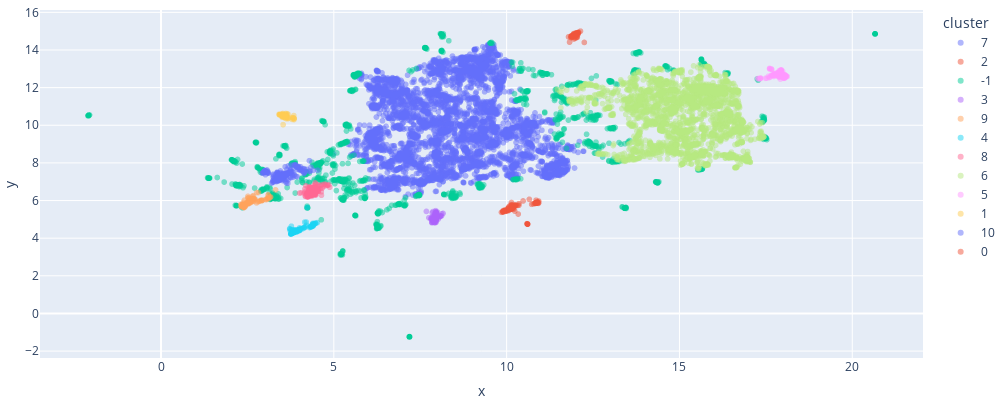

Here is the notebook cell this chart was saved with:
### Code cell
fig = px.scatter(
    df_clusters, x='x', y='y', color='cluster', hover_data=['nombre','pais','categoria','cluster'],
    opacity=0.5, width=1000, height=400,
)
fig.update_layout(margin=dict(l=0, r=0, t=10, b=0))
fig.show()

### Figure 1 — Plotly figure (JSON) as saved in the notebook; plotly's stock layout.template omitted (floating-point values rounded to 4 significant figures; data arrays with more than 128 entries replaced by an {"elided": "..."} marker saying what was removed)
{"data": [{"customdata": {"elided": "5029x4 str values"}, "hovertemplate": "cluster=%{customdata[3]}<br>x=%{x}<br>y=%{y}<br>nombre=%{customdata[0]}<br>pais=%{customdata[1]}<br>categoria=%{customdata[2]}<extra></extra>", "legendgroup": "7", "marker": {"color": "#636efa", "opacity": 0.5, "symbol": "circle"}, "mode": "markers", "name": "7", "showlegend": true, "type": "scattergl", "x": {"elided": "5029 float values"}, "xaxis": "x", "y": {"elided": "5029 float values"}, "yaxis": "y"}, {"customdata": {"elided": "153x4 str values"}, "hovertemplate": "cluster=%{customdata[3]}<br>x=%{x}<br>y=%{y}<br>nombre=%{customdata[0]}<br>pais=%{customdata[1]}<br>categoria=%{customdata[2]}<extra></extra>", "legendgroup": "2", "marker": {"color": "#EF553B", "opacity": 0.5, "symbol": "circle"}, "mode": "markers", "name": "2", "showlegend": true, "type": "scattergl", "x": {"elided": "153 float values"}, "xaxis": "x", "y": {"elided": "153 float values"}, "yaxis": "y"}, {"customdata": {"elided": "1691x4 str values"}, "hovertemplate": "cluster=%{customdata[3]}<br>x=%{x}<br>y=%{y}<br>nombre=%{customdata[0]}<br>pais=%{customdata[1]}<br>categoria=%{customdata[2]}<extra></extra>", "legendgroup": "-1", "marker": {"color": "#00cc96", "opacity": 0.5, "symbol": "circle"}, "mode": "markers", "name": "-1", "showlegend": true, "type": "scattergl", "x": {"elided": "1691 float values"}, "xaxis": "x", "y": {"elided": "1691 float values"}, "yaxis": "y"}, {"customdata": {"elided": "109x4 str values"}, "hovertemplate": "cluster=%{customdata[3]}<br>x=%{x}<br>y=%{y}<br>nombre=%{customdata[0]}<br>pais=%{customdata[1]}<br>categoria=%{customdata[2]}<extra></extra>", "legendgroup": "3", "marker": {"color": "#ab63fa", "opacity": 0.5, "symbol": "circle"}, "mode": "markers", "name": "3", "showlegend": true, "type": "scattergl", "x": [8.116, 7.976, 7.841, 7.929, 7.966, 7.939, 7.962, 7.865, 7.88, 8.123, 7.912, 7.913, 7.859, 7.957, 7.906, 7.951, 7.927, 7.867, 7.98, 7.843, 7.964, 7.925, 7.679, 7.946, 7.972, 7.898, 7.878, 7.886, 7.934, 7.939, 7.825, 7.923, 7.863, 7.849, 7.874, 7.91, 7.907, 7.893, 7.963, 7.895, 7.955, 7.953, 7.882, 7.963, 7.989, 7.95, 7.929, 7.981, 7.924, 7.901, 7.884, 7.915, 7.929, 7.96, 7.884, 7.913, 7.91, 7.898, 7.912, 7.849, 7.949, 7.897, 7.86, 7.944, 7.917, 7.911, 7.906, 7.945, 7.911, 7.804, 7.93, 7.749, 7.921, 7.907, 7.928, 7.959, 7.914, 7.877, 7.954, 7.957, 7.953, 7.997, 7.959, 7.937, 7.912, 7.885, 7.909, 7.96, 7.913, 7.916, 7.886, 7.906, 7.825, 7.915, 7.906, 7.835, 7.961, 7.842, 7.896, 7.907, 7.912, 7.925, 8.017, 8.086, 8.048, 8.091, 8.086, 8.062, 8.16], "xaxis": "x", "y": [5.183, 5.191, 5.13, 4.993, 5.362, 5.067, 4.975, 4.986, 4.932, 5.292, 4.999, 5.314, 5.122, 5.227, 4.971, 5.171, 5.219, 5.413, 5.218, 5.343, 5.2, 4.964, 5.422, 5.094, 5.248, 5.024, 4.936, 4.982, 5.113, 5.173, 5.04, 4.971, 4.917, 5.029, 4.969, 4.961, 4.924, 4.894, 5.002, 5.162, 5.398, 5.167, 4.874, 5.361, 5.148, 4.923, 5.026, 5.131, 4.813, 5.129, 5.018, 5.249, 4.985, 5.389, 4.869, 4.909, 4.929, 4.889, 4.835, 4.837, 5.169, 4.974, 5.027, 4.859, 4.995, 4.962, 4.976, 5.464, 4.931, 5.043, 4.995, 5.085, 4.945, 4.935, 5.114, 4.966, 4.888, 4.979, 4.963, 4.842, 4.997, 5.386, 5.359, 5.059, 4.96, 4.899, 4.868, 5.382, 4.907, 4.956, 4.867, 4.891, 4.965, 4.879, 4.943, 4.82, 4.964, 4.843, 4.895, 5.081, 4.939, 4.889, 5.007, 5.178, 5.104, 5.169, 5.182, 5.174, 5.318], "yaxis": "y"}, {"customdata": {"elided": "127x4 str values"}, "hovertemplate": "cluster=%{customdata[3]}<br>x=%{x}<br>y=%{y}<br>nombre=%{customdata[0]}<br>pais=%{customdata[1]}<br>categoria=%{customdata[2]}<extra></extra>", "legendgroup": "9", "marker": {"color": "#FFA15A", "opacity": 0.5, "symbol": "circle"}, "mode": "markers", "name": "9", "showlegend": true, "type": "scattergl", "x": [2.328, 2.392, 2.415, 2.306, 2.458, 2.513, 2.399, 2.46, 2.497, 2.919, 3.147, 3.148, 2.531, 3.101, 3.116, 2.438, 2.82, 3.088, 3.048, 2.382, 2.472, 2.855, 2.52, 2.896, 2.804, 3.026, 2.841, 2.937, 2.763, 3.092, 2.485, 3.314, 2.454, 2.607, 2.514, 2.539, 2.536, 3.071, 2.592, 2.334, 2.415, 2.5, 2.371, 2.45, 2.35, 2.551, 2.389, 2.644, 2.473, 2.577, 2.467, 2.594, 2.554, 2.625, 2.458, 2.642, 2.731, 2.478, 2.611, 2.41, 2.46, 2.624, 2.418, 2.546, 2.614, 2.506, 2.369, 2.448, 2.664, 2.474, 2.445, 2.591, 2.348, 2.679, 2.548, 2.494, 2.528, 2.441, 2.451, 2.65, 2.914, 2.654, 2.475, 2.644, 2.608, 2.526, 2.647, 2.558, 2.644, 2.49, 2.392, 2.698, 2.682, 2.411, 2.593, 2.517, 2.893, 2.678, 2.51, 2.408, 2.414, 2.431, 2.552, 2.521, 2.527, 2.337, 2.592, 2.477, 2.507, 2.356, 2.452, 2.516, 2.523, 2.433, 3.104, 2.766, 3.172, 2.328, 2.701, 2.591, 2.377, 2.389, 2.388, 2.394, 2.389, 2.408, 2.671], "xaxis": "x", "y": [5.671, 5.662, 5.772, 5.777, 5.817, 5.877, 5.803, 5.817, 5.876, 6.011, 6.158, 6.184, 6.152, 6.275, 6.096, 5.75, 6.425, 6.142, 6.052, 5.896, 5.853, 5.981, 5.891, 6.023, 5.936, 6.056, 5.953, 6.009, 5.874, 6.103, 5.867, 6.565, 5.791, 5.971, 6.222, 6.007, 5.968, 6.089, 5.894, 5.77, 6.021, 5.883, 5.794, 5.802, 5.813, 6.011, 5.657, 6.056, 5.835, 5.956, 5.84, 6.02, 5.917, 6.052, 5.805, 6.123, 6.054, 5.862, 6.02, 5.741, 5.813, 6.082, 5.767, 5.837, 5.978, 5.866, 5.703, 5.793, 6.057, 5.829, 5.795, 6.047, 5.715, 6.073, 5.871, 5.856, 5.851, 5.788, 5.727, 5.958, 5.991, 6.032, 5.838, 6.087, 5.944, 5.882, 6.22, 5.964, 6.086, 5.914, 5.711, 6.063, 5.954, 5.768, 6.036, 5.873, 5.992, 6.09, 5.914, 5.678, 5.763, 5.759, 6.103, 5.903, 5.905, 5.694, 5.898, 5.849, 5.822, 5.711, 5.839, 6.134, 5.936, 5.675, 6.303, 6.422, 6.189, 5.69, 6.108, 5.974, 5.712, 5.648, 5.64, 5.629, 5.655, 5.63, 6.257], "yaxis": "y"}, {"customdata": {"elided": "149x4 str values"}, "hovertemplate": "cluster=%{customdata[3]}<br>x=%{x}<br>y=%{y}<br>nombre=%{customdata[0]}<br>pais=%{customdata[1]}<br>categoria=%{customdata[2]}<extra></extra>", "legendgroup": "4", "marker": {"color": "#19d3f3", "opacity": 0.5, "symbol": "circle"}, "mode": "markers", "name": "4", "showlegend": true, "type": "scattergl", "x": {"elided": "149 float values"}, "xaxis": "x", "y": {"elided": "149 float values"}, "yaxis": "y"}, {"customdata": {"elided": "159x4 str values"}, "hovertemplate": "cluster=%{customdata[3]}<br>x=%{x}<br>y=%{y}<br>nombre=%{customdata[0]}<br>pais=%{customdata[1]}<br>categoria=%{customdata[2]}<extra></extra>", "legendgroup": "8", "marker": {"color": "#FF6692", "opacity": 0.5, "symbol": "circle"}, "mode": "markers", "name": "8", "showlegend": true, "type": "scattergl", "x": {"elided": "159 float values"}, "xaxis": "x", "y": {"elided": "159 float values"}, "yaxis": "y"}, {"customdata": {"elided": "2736x4 str values"}, "hovertemplate": "cluster=%{customdata[3]}<br>x=%{x}<br>y=%{y}<br>nombre=%{customdata[0]}<br>pais=%{customdata[1]}<br>categoria=%{customdata[2]}<extra></extra>", "legendgroup": "6", "marker": {"color": "#B6E880", "opacity": 0.5, "symbol": "circle"}, "mode": "markers", "name": "6", "showlegend": true, "type": "scattergl", "x": {"elided": "2736 float values"}, "xaxis": "x", "y": {"elided": "2736 float values"}, "yaxis": "y"}, {"customdata": {"elided": "137x4 str values"}, "hovertemplate": "cluster=%{customdata[3]}<br>x=%{x}<br>y=%{y}<br>nombre=%{customdata[0]}<br>pais=%{customdata[1]}<br>categoria=%{customdata[2]}<extra></extra>", "legendgroup": "5", "marker": {"color": "#FF97FF", "opacity": 0.5, "symbol": "circle"}, "mode": "markers", "name": "5", "showlegend": true, "type": "scattergl", "x": {"elided": "137 float values"}, "xaxis": "x", "y": {"elided": "137 float values"}, "yaxis": "y"}, {"customdata": {"elided": "127x4 str values"}, "hovertemplate": "cluster=%{customdata[3]}<br>x=%{x}<br>y=%{y}<br>nombre=%{customdata[0]}<br>pais=%{customdata[1]}<br>categoria=%{customdata[2]}<extra></extra>", "legendgroup": "1", "marker": {"color": "#FECB52", "opacity": 0.5, "symbol": "circle"}, "mode": "markers", "name": "1", "showlegend": true, "type": "scattergl", "x": [3.578, 3.529, 3.481, 3.553, 3.564, 3.558, 3.578, 3.616, 3.526, 3.583, 3.482, 3.569, 3.637, 3.838, 3.814, 3.852, 3.805, 3.853, 3.847, 3.581, 3.551, 3.719, 3.796, 3.528, 3.536, 3.547, 3.842, 3.631, 3.624, 3.525, 3.579, 3.566, 3.521, 3.571, 3.535, 3.531, 3.54, 3.492, 3.676, 3.533, 3.587, 3.534, 3.509, 3.569, 3.638, 3.547, 3.67, 3.58, 3.547, 3.458, 3.673, 3.433, 3.546, 3.558, 3.52, 3.555, 3.482, 3.518, 3.563, 3.53, 3.567, 3.564, 3.61, 3.55, 3.571, 3.512, 3.422, 3.549, 3.519, 3.546, 3.513, 3.587, 3.542, 3.541, 3.576, 3.586, 3.642, 3.583, 3.559, 3.529, 3.532, 3.462, 3.642, 3.535, 3.548, 3.548, 3.567, 3.484, 3.604, 3.557, 3.591, 3.536, 3.522, 3.571, 3.547, 3.596, 3.516, 3.587, 3.524, 3.528, 3.539, 3.551, 3.478, 3.521, 3.56, 3.621, 3.429, 3.592, 3.532, 3.505, 3.523, 3.613, 3.546, 3.492, 3.606, 3.416, 3.506, 3.515, 3.544, 3.5, 3.528, 3.511, 3.478, 3.564, 3.58, 3.55, 3.545], "xaxis": "x", "y": [10.49, 10.55, 10.54, 10.55, 10.53, 10.48, 10.47, 10.48, 10.53, 10.49, 10.59, 10.48, 10.56, 10.39, 10.4, 10.36, 10.39, 10.35, 10.3, 10.49, 10.53, 10.41, 10.31, 10.48, 10.53, 10.52, 10.51, 10.49, 10.53, 10.56, 10.51, 10.54, 10.56, 10.55, 10.59, 10.52, 10.54, 10.52, 10.39, 10.03, 10.47, 10.5, 10.42, 10.54, 10.41, 10.54, 10.35, 10.41, 10.54, 10.56, 10.59, 10.56, 10.54, 10.49, 10.52, 10.48, 10.53, 10.54, 10.53, 10.52, 10.48, 10.46, 10.47, 10.48, 10.4, 10.53, 10.56, 10.48, 10.48, 10.5, 10.53, 10.47, 10.54, 10.56, 10.51, 10.47, 10.62, 10.55, 10.51, 10.53, 10.5, 10.58, 10.42, 10.47, 10.55, 10.53, 10.52, 10.53, 10.62, 10.49, 10.48, 10.51, 10.63, 10.52, 10.49, 10.49, 10.55, 10.52, 10.53, 10.51, 10.56, 10.54, 10.56, 10.51, 10.49, 10.36, 10.56, 10.51, 10.53, 10.49, 10.51, 10.47, 10.52, 10.47, 10.46, 10.59, 10.57, 10.54, 10.47, 10.52, 10.52, 10.53, 10.54, 10.53, 10.52, 10.54, 10.54], "yaxis": "y"}, {"customdata": {"elided": "237x4 str values"}, "hovertemplate": "cluster=%{customdata[3]}<br>x=%{x}<br>y=%{y}<br>nombre=%{customdata[0]}<br>pais=%{customdata[1]}<br>categoria=%{customdata[2]}<extra></extra>", "legendgroup": "10", "marker": {"color": "#636efa", "opacity": 0.5, "symbol": "circle"}, "mode": "markers", "name": "10", "showlegend": true, "type": "scattergl", "x": {"elided": "237 float values"}, "xaxis": "x", "y": {"elided": "237 float values"}, "yaxis": "y"}, {"customdata": {"elided": "104x4 str values"}, "hovertemplate": "cluster=%{customdata[3]}<br>x=%{x}<br>y=%{y}<br>nombre=%{customdata[0]}<br>pais=%{customdata[1]}<br>categoria=%{customdata[2]}<extra></extra>", "legendgroup": "0", "marker": {"color": "#EF553B", "opacity": 0.5, "symbol": "circle"}, "mode": "markers", "name": "0", "showlegend": true, "type": "scattergl", "x": [11.99, 11.95, 12.0, 11.98, 12.02, 12.0, 12.25, 11.98, 12.03, 12.04, 12.0, 11.96, 12.05, 12.07, 12.01, 11.97, 11.88, 12.0, 12.04, 12.05, 11.97, 11.88, 11.97, 11.94, 11.97, 11.92, 12.02, 11.98, 12.06, 11.97, 11.96, 12.03, 12.03, 11.91, 11.98, 11.95, 12.07, 11.96, 12.03, 11.97, 12.02, 12.14, 12.01, 12.01, 12.04, 12.06, 11.97, 11.9, 11.86, 11.94, 12.08, 11.98, 11.99, 11.88, 12.08, 11.95, 12.03, 11.96, 12.03, 11.96, 11.97, 11.98, 12.01, 11.87, 11.98, 11.96, 12.04, 12.02, 11.96, 11.97, 11.97, 11.82, 11.88, 11.94, 11.86, 11.97, 12.01, 11.98, 11.94, 11.91, 12.01, 11.91, 11.91, 12.01, 11.96, 11.87, 12.0, 11.9, 11.97, 11.93, 11.99, 11.96, 11.98, 11.93, 11.97, 11.93, 12.03, 11.89, 11.91, 11.79, 12.04, 11.89, 11.86, 12.05], "xaxis": "x", "y": [14.84, 14.58, 14.63, 14.83, 14.67, 14.86, 14.4, 14.83, 14.87, 14.87, 14.86, 14.8, 14.91, 14.86, 14.85, 14.82, 14.73, 14.84, 14.89, 14.81, 14.81, 14.74, 14.82, 14.8, 14.81, 14.77, 14.78, 14.83, 14.89, 14.82, 14.81, 14.88, 14.87, 14.78, 14.81, 14.8, 14.91, 14.8, 14.89, 14.77, 14.87, 15.0, 14.91, 14.86, 14.9, 14.93, 14.82, 14.76, 14.73, 14.79, 14.92, 14.83, 14.85, 14.73, 14.94, 14.73, 14.86, 14.79, 14.86, 14.8, 14.81, 14.83, 14.79, 14.73, 14.8, 14.79, 14.89, 14.85, 14.81, 14.73, 14.82, 14.42, 14.68, 14.87, 14.71, 14.81, 14.85, 14.84, 14.79, 14.78, 14.86, 14.67, 14.76, 14.85, 14.65, 14.75, 14.9, 14.76, 14.8, 14.76, 14.77, 14.85, 14.82, 14.83, 14.82, 14.77, 14.73, 14.74, 14.77, 14.7, 14.89, 14.74, 14.66, 14.68], "yaxis": "y"}], "layout": {"height": 400, "legend": {"title": {"text": "cluster"}, "tracegroupgap": 0}, "margin": {"b": 0, "l": 0, "r": 0, "t": 10}, "width": 1000, "xaxis": {"anchor": "y", "domain": [0, 1], "title": {"text": "x"}}, "yaxis": {"anchor": "x", "domain": [0, 1], "title": {"text": "y"}}}}
